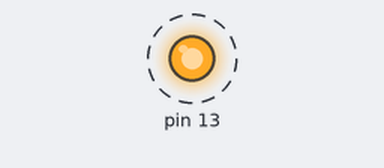
Bench run of a sketch on a simulated Arduino Uno, built with avr-gcc and run on an emulated ATmega328P. Shown: output pins drawn as LEDs (lit = HIGH). Dashed ring = blinking. What the sketch prints to the serial monitor is not drawn.

Above: at 0.5 s.
Timing chart, 0 to 4.6 s (numbered marks = the images above):
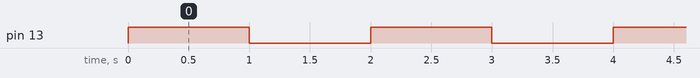

Measured:
- by itself, pin 13: alternates HIGH for 1.0 s and LOW for 1.0 s

The sketch:

newBlink.ino
```cpp
void MyDelay (unsigned long mSecondsApx);

void setup () {
  unsigned char *portDDRB;
  portDDRB = (unsigned char *) 0x24;
  *portDDRB |= 0x20;
  pinMode(13, OUTPUT);
  Serial.begin(9600);

}

void loop () {
  unsigned char *portB;
  portB = (unsigned char *) 0x25;

  /*
  // Blinking Light (9 bytes used)
  *portB |= 0x20;
  MyDelay(1000);
  *portB &= 0xDF;
  MyDelay(1000);
  */

  /*
  // Blinking Lights (9 bytes used)
  *portB |= 0x20;
  delay(100);
  *portB &= 0xDF;
  delay(1000);

  *portB |= 0x20;
  delay(100);
  *portB &= 0xDF;
  delay(100);
  *portB |= 0x20;
  delay(100);
  *portB &= 0xDF;
  delay(1000);

  *portB |= 0x20;
  delay(100);
  *portB &= 0xDF;
  delay(100);
  *portB |= 0x20;
  delay(100);
  *portB &= 0xDF;
  delay(100);
  *portB |= 0x20;
  delay(100);
  *portB &= 0xDF;
  delay(1000);
  */


  digitalWrite(13, HIGH);
  Serial.println("LED ON");
  delay(1000);
  digitalWrite(13, LOW);
  Serial.println("LED OFF");
  delay(1000);
  // Output is LED ON, LED OFF, LED ON, LED OFF... in new lines


}

void MyDelay (unsigned long mSecondsApx) {
  volatile unsigned long i;
  unsigned long endTime = 1000 * mSecondsApx;

  for (i = 0; i < endTime; i++);
}
```
